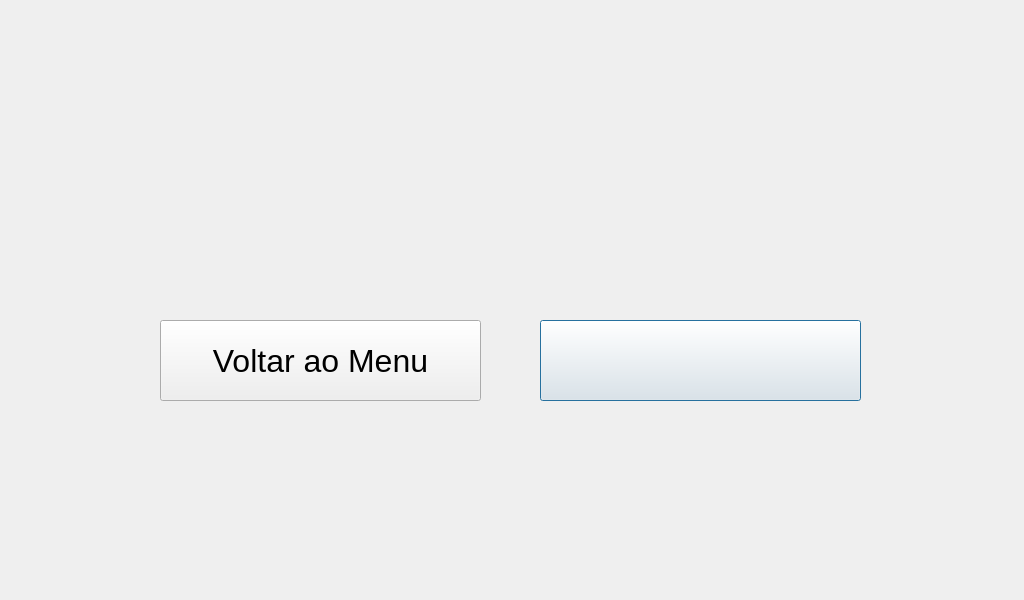
<?xml version="1.0" encoding="UTF-8"?>
<ui version="4.0">
 <class>Dialog</class>
 <widget class="QDialog" name="Dialog">
  <property name="geometry">
   <rect>
    <x>0</x>
    <y>0</y>
    <width>1024</width>
    <height>600</height>
   </rect>
  </property>
  <property name="windowTitle">
   <string>Dialog</string>
  </property>
  <widget class="QLabel" name="label">
   <property name="geometry">
    <rect>
     <x>60</x>
     <y>190</y>
     <width>901</width>
     <height>71</height>
    </rect>
   </property>
   <property name="font">
    <font>
     <family>Arial</family>
     <pointsize>32</pointsize>
     <weight>75</weight>
     <bold>true</bold>
    </font>
   </property>
   <property name="text">
    <string/>
   </property>
   <property name="alignment">
    <set>Qt::AlignCenter</set>
   </property>
  </widget>
  <widget class="QPushButton" name="medirButton">
   <property name="geometry">
    <rect>
     <x>540</x>
     <y>320</y>
     <width>321</width>
     <height>81</height>
    </rect>
   </property>
   <property name="font">
    <font>
     <family>Arial</family>
     <pointsize>10</pointsize>
    </font>
   </property>
   <property name="text">
    <string/>
   </property>
  </widget>
  <widget class="QPushButton" name="menuButton">
   <property name="geometry">
    <rect>
     <x>160</x>
     <y>320</y>
     <width>321</width>
     <height>81</height>
    </rect>
   </property>
   <property name="font">
    <font>
     <family>Arial</family>
     <pointsize>24</pointsize>
    </font>
   </property>
   <property name="text">
    <string>Voltar ao Menu</string>
   </property>
  </widget>
 </widget>
 <resources/>
 <connections/>
</ui>
